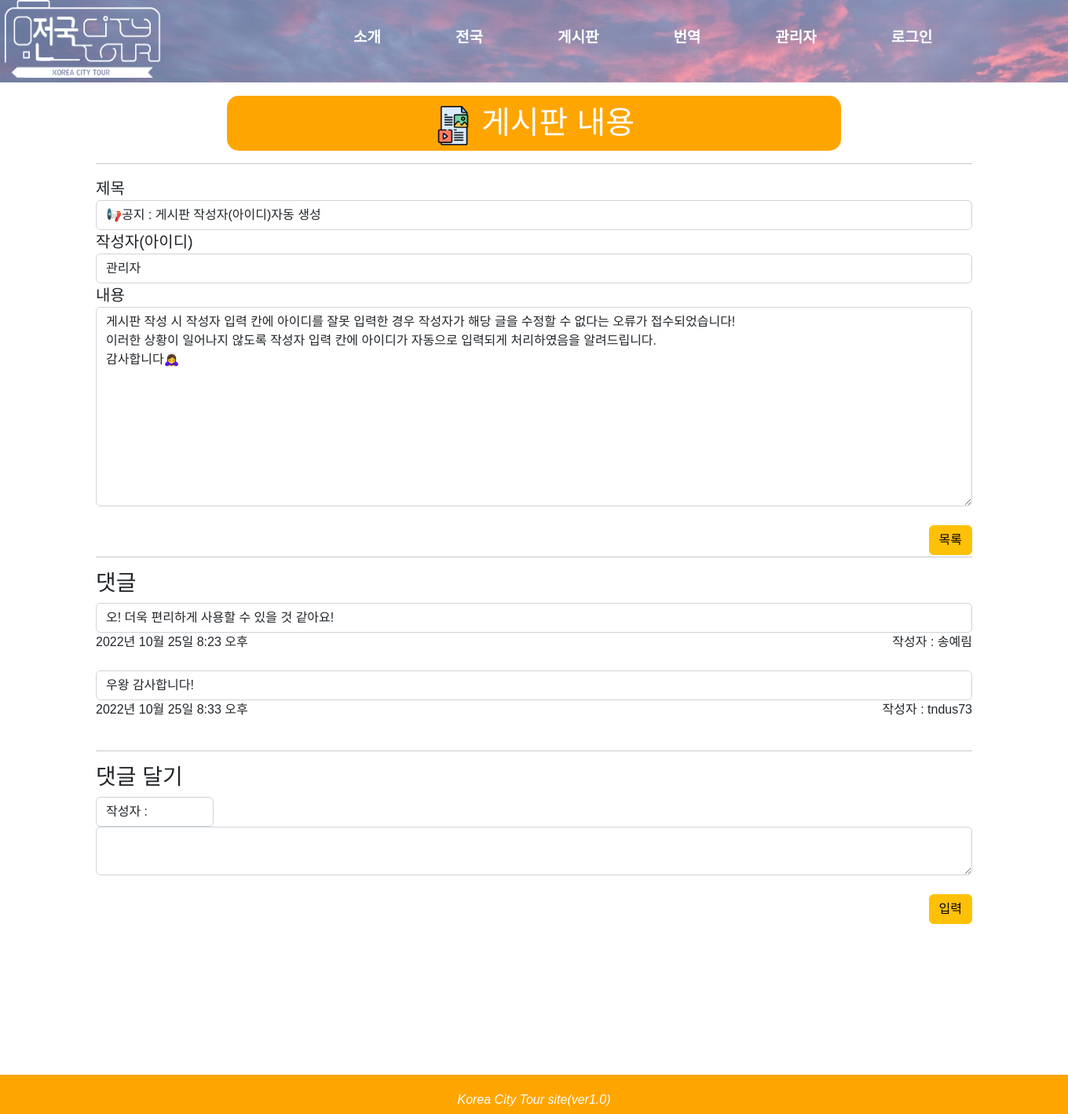
The page /board/board/20/ on the database as committed earlier.
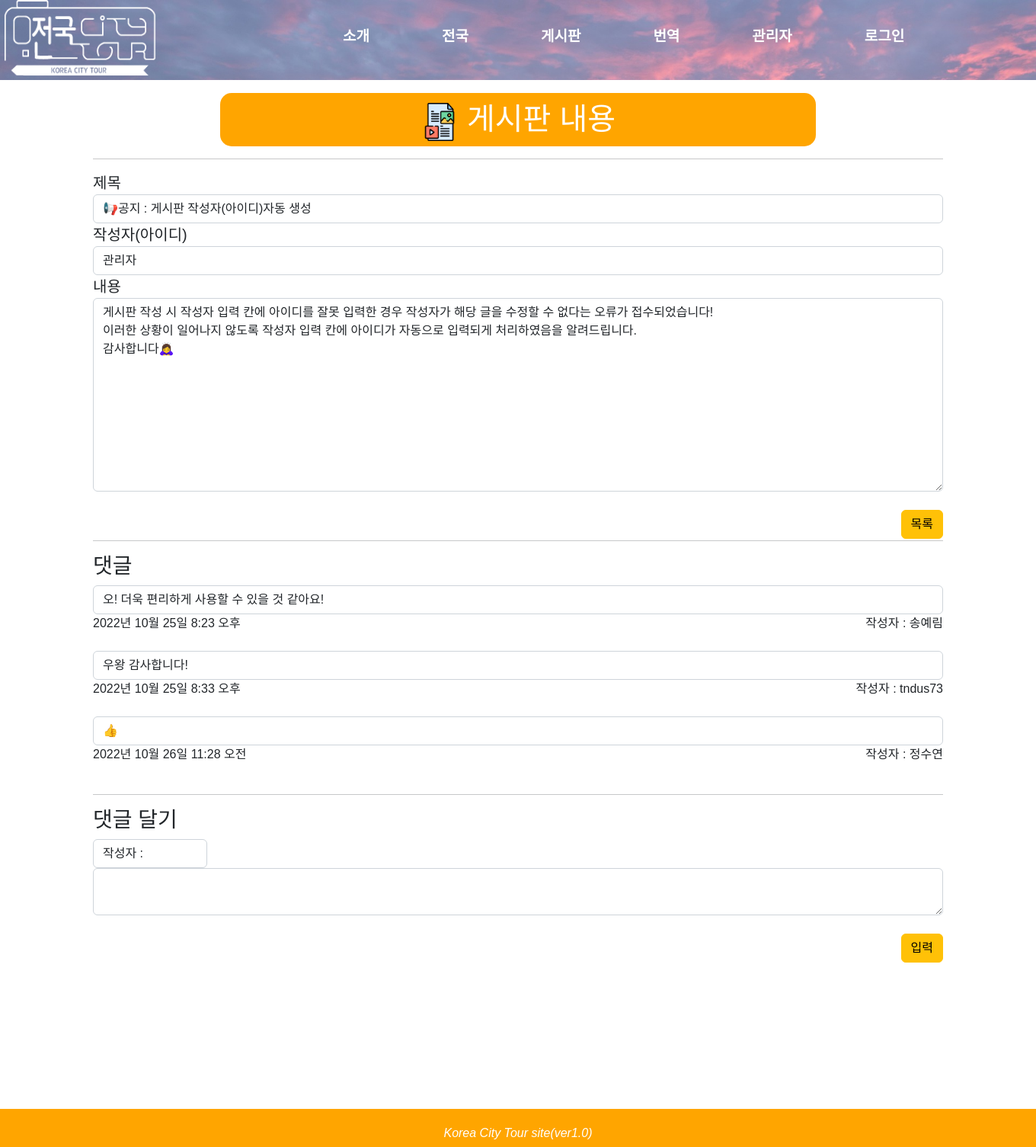
The same page on the database as committed later.
### board/models.py (models this page shows)
class Comment1(models.Model):
  post = models.ForeignKey(Notice1, on_delete=models.CASCADE, null=True)
  user = models.TextField()
  body = models.TextField()
  date = models.DateTimeField(auto_now_add=True)

### board/views.py (the view, shortened to what this page needs)
# urls.py: path('board/<int:pk>/', views.posting, name="posting"),
def posting(request, pk):
    post = Notice1.objects.get(id=pk)
    comments = Comment1.objects.filter(post=pk)
    return render(request, 'posting.html', {'post': post, 'comments':comments})

### board/templates/posting.html (shortened to what this page needs)
{% extends "base.html" %}
{% block head %}
    <link href="https://cdn.jsdelivr.net/npm/bootstrap@5.2.2/dist/css/bootstrap.min.css" rel="stylesheet">
{% endblock %}
{% block contents %}
<div class = "container">
        <div class = "page_title" style ="text-align : center">
            <h1 style = "text-align:center; color:white"><img src = "/static/images/posting.png" width = 50px height = 50px> 게시판 내용</h1><br>
        </div><hr>
            <div class="form-group">
                <label style="font-size:20px">제목</label>
                 <input type="text" value = "{{ post.title }}" class="form-control" name="title" id="title" readonly>
            </div>
            <div class="form-group">
                <label style="font-size:20px">작성자(아이디)</label>
                <input type="text" value = "{{ post.name }}" class="form-control" name="name" id="name" readonly>
            </div>
            <div class="form-group">
                <label style="font-size:20px">내용</label>
                <textarea class="form-control" rows="10" cols="50" readonly>{{post.contents}}</textarea>
            </div>
            <br>
            <button type="button" class="btn btn-warning" style="float: right;"><a href="/board/board/" style=color:black;">목록</a></button>
</div>
<div class="container">
    <br><hr>
    <h3>댓글</h3>
    {% for comment in comments %}
    <input type="text" value = "{{comment.body}}" class="form-control">
    {{comment.date}}
    <div style = "float:right">{{comment.user}}</div><br>
    <br>
    {% endfor %}
    <hr>
    <h3>댓글 달기</h3>
    <form method="POST">
        <input type="text" name="user" value = "작성자 : {{user.username}}" style="width:150px" class="form-control" readonly>
        <textarea class="form-control" rows="2" cols="50" name="body" required></textarea>
        <br><input type="submit" class="btn btn-warning" style="float: right" value="입력">
    </form>
</div>
  <div id = 'wrapper'>
    </div>
    <footer>
        <p><em>Korea City Tour site(ver1.0)</em></p>
    </footer>
{% endblock %}

Rows that differ between the two databases and show on the page:
added Comment1: body "👍", date "2022년 10월 26일 11:28 오전", user "작성자 : 정수연"
